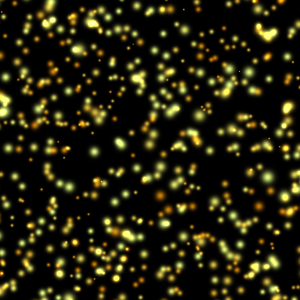

This figure's Python source:
#!/usr/bin/env python

# Demonstrate vtkPointGaussianMapper with random point splats and a color transfer function.

import vtkmodules.vtkInteractionStyle  # noqa: F401
import vtkmodules.vtkRenderingOpenGL2  # noqa: F401

from vtkmodules.vtkFiltersSources import vtkPointSource
from vtkmodules.vtkFiltersGeneral import vtkRandomAttributeGenerator
from vtkmodules.vtkRenderingCore import (
    vtkActor,
    vtkColorTransferFunction,
    vtkPointGaussianMapper,
    vtkRenderWindow,
    vtkRenderWindowInteractor,
    vtkRenderer,
)

desired_points = int(1.0e4)

# Random point cloud
points = vtkPointSource()
points.SetNumberOfPoints(desired_points)
points.SetRadius(pow(desired_points, 0.33) * 20.0)
points.Update()

# Generate random scalar and vector attributes
random_attr = vtkRandomAttributeGenerator()
random_attr.SetInputConnection(points.GetOutputPort())
random_attr.SetDataTypeToFloat()
random_attr.GeneratePointScalarsOn()
random_attr.GeneratePointVectorsOn()
random_attr.Update()

# Point gaussian mapper with splat rendering
mapper = vtkPointGaussianMapper()
mapper.SetInputConnection(random_attr.GetOutputPort())
mapper.SetColorModeToMapScalars()
mapper.SetScalarModeToUsePointFieldData()
mapper.SelectColorArray("RandomPointVectors")
mapper.SetInterpolateScalarsBeforeMapping(0)
mapper.SetScaleArray("RandomPointVectors")
mapper.SetScaleArrayComponent(3)

# HSV color transfer function
ctf = vtkColorTransferFunction()
ctf.AddHSVPoint(0.0, 0.1, 1.0, 0.8)
ctf.AddHSVPoint(1.0, 0.2, 0.5, 1.0)
ctf.SetColorSpaceToRGB()
mapper.SetLookupTable(ctf)

actor = vtkActor()
actor.SetMapper(mapper)

# Rendering pipeline
renderer = vtkRenderer()
renderer.SetBackground(0.0, 0.0, 0.0)
renderer.AddActor(actor)

render_window = vtkRenderWindow()
render_window.SetSize(300, 300)
render_window.SetMultiSamples(0)
render_window.AddRenderer(renderer)
render_window.SetWindowName("point gaussian mapper")

interactor = vtkRenderWindowInteractor()
interactor.SetRenderWindow(render_window)

# Scene
renderer.GetActiveCamera().SetPosition(0, 0, 1)
renderer.GetActiveCamera().SetFocalPoint(0, 0, 0)
renderer.GetActiveCamera().SetViewUp(0, 1, 0)
renderer.ResetCamera()
renderer.GetActiveCamera().Zoom(10.0)

interactor.Initialize()
interactor.Start()
